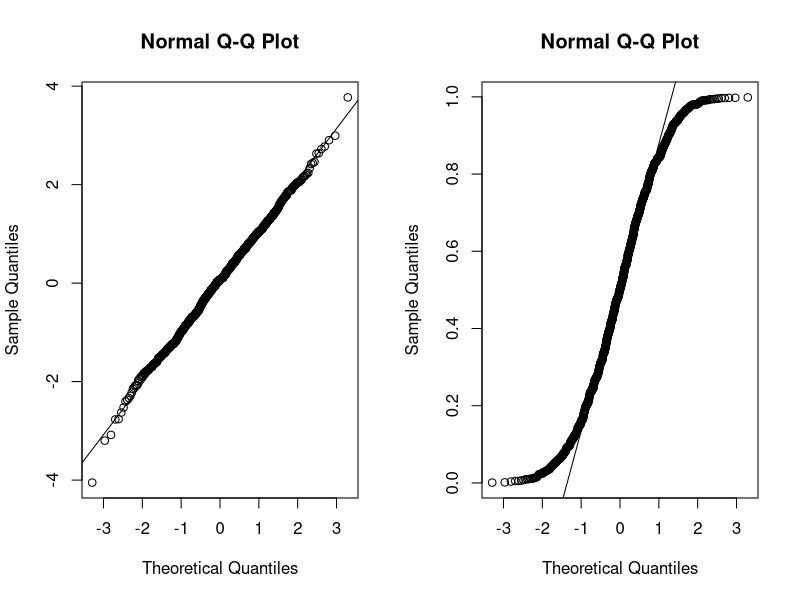
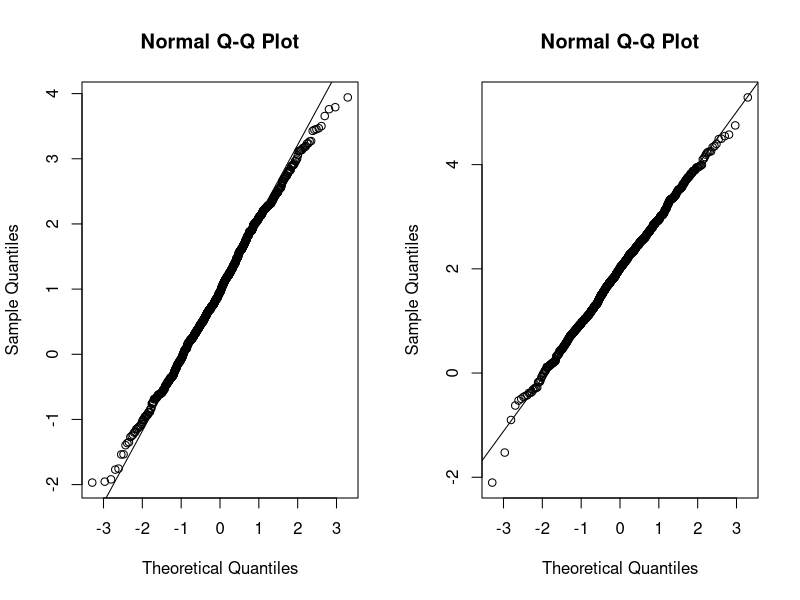
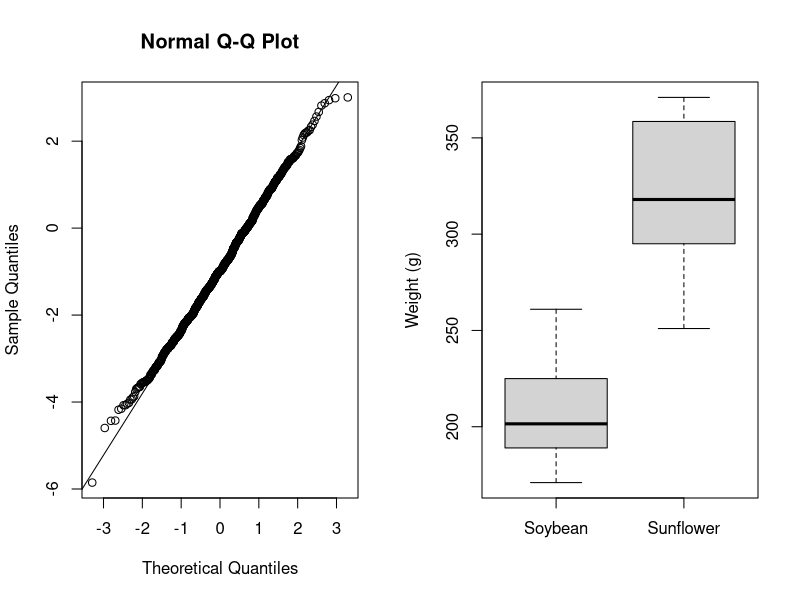
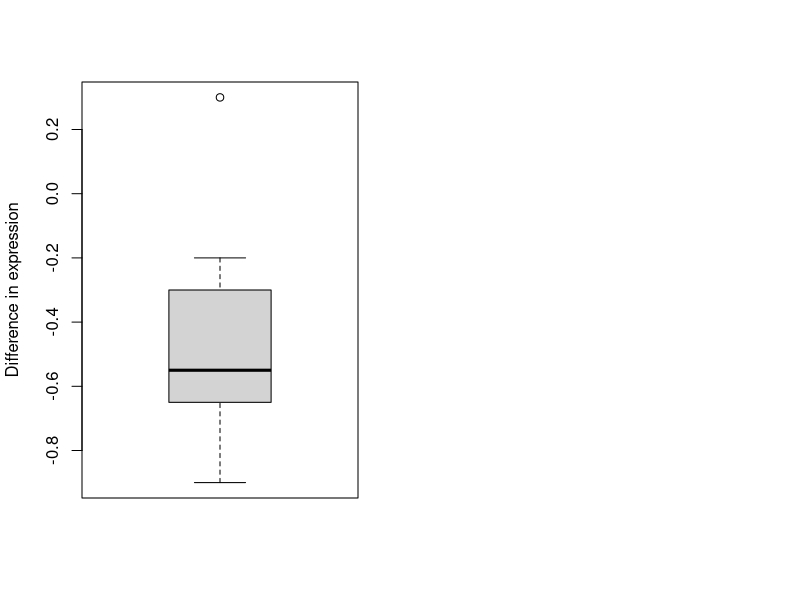

Here is the R script that generated these plots, in order:
## ---- chunk 1
true.first <- rep(c("Milk", "Tea"), each=4)
guess.first <- rep(c("Milk", "Tea", "Milk", "Tea"), c(3,1,1,3))
## ---- chunk 2
# Put some code here!
tea.data <- table(true.first, guess.first) ## ANSWER ##
tea.data ## ANSWER ##
## ---- chunk 3
# Put some code here!
f.out <- fisher.test(tea.data) ## ANSWER ##
f.out ## ANSWER ##
## ---- chunk 4
# Put some code here!
f.out$p.value # To get the p-value ## ANSWER ##
f.out$estimate # To get the odds ratio ## ANSWER ##
## ANSWER ##
# We can use t() to transpose the table: ## ANSWER ##
fisher.test(t(tea.data)) ## ANSWER ## 
## ---- chunk 5
true.first <- rep(c("Milk", "Tea", "Sugar"), each=6)
guess.first <- sample(c("Milk", "Tea", "Sugar"), 18, replace=TRUE)
tea.data.exp <- table(true.first, guess.first)
fisher.test(tea.data.exp) # What is this testing?
## ---- chunk 6
true.first <- rep(c("Milk", "Tea"), each=4*100)
guess.first <- sample(c("Milk", "Tea", "Milk", "Tea"), 800, replace=TRUE)
tea.data.more <- table(true.first, guess.first)
tea.data.more
## ---- chunk 7
# Put some code here!
fisher.test(tea.data.more) ## ANSWER ##
chisq.test(tea.data.more) ## ANSWER ##
## ---- chunk 8
# Put some code here!
fisher.test(tea.data) ## ANSWER ##
chisq.test(tea.data) ## ANSWER ##
## ---- chunk 9
true.first <- rep(c("Milk", "Tea", "Sugar"), each=600)
guess.first <- sample(c("Milk", "Tea", "Sugar"), 1800, replace=TRUE)
tea.data.exp.more <- table(true.first, guess.first)
# Put some code here!
try(fisher.test(tea.data.exp.more)) ## ANSWER ##
chisq.test(tea.data.exp.more) ## ANSWER ##
## ---- chunk 10
genotypes <- rep(c("AA", "Aa", "aa"), c(500, 600, 100))
# Put some code here!
# Create a table of genotypes:
genotab <- table(genotypes) ## ANSWER ##
# Create a vector of relative expected frequencies:
genoexp <- c(0.25, 0.5, 0.25)
chisq.test(genotab, p=genoexp) ## ANSWER ##
## ---- chunk 11
temp <- c(23, 23, 24, 25, 22, 24, 22)
## ---- chunk 12
# Put some code here!
t.out <- t.test(temp, mu=25) ## ANSWER ##
t.out ## ANSWER ##
## ---- chunk 13
# Put some code here!
t.out$p.value ## ANSWER ##
t.out$statistic ## ANSWER ##
## ---- chunk 14
# Put some code here!
t.test(temp, mu=25, alternative="greater") ## ANSWER ##
## ---- chunk 15
on.soy <- c(199, 171, 189, 225, 261, 204)
on.sun <- c(303, 363, 328, 371, 354, 287, 251, 308)
## ---- chunk 16
# Put some code here!
t.test(on.sun, on.soy) ## ANSWER ##
## ---- chunk 17
# Put some code here!
t.test(on.sun, on.soy, var.equal=TRUE) ## ANSWER ##
## ---- chunk 18
# Put some code here!
t.test(on.sun, on.soy, alternative="greater") ## ANSWER ##
# Note that 'greater' checks for "the first argument ('on.sun') > second ('on.soy')". ## ANSWER ##
## ---- chunk 19
                    #1   #2   #3   #4   #5   #6   #7   #8
healthy.exprs <- c(5.1, 3.2, 5.6, 2.1, 2.3, 4.8, 4.2, 3.8)
disease.exprs <- c(4.9, 2.6, 5.1, 2.4, 1.7, 3.9, 3.8, 3.1)
## ---- chunk 20
# Put some code here!
t.test(healthy.exprs, disease.exprs, paired=TRUE) ## ANSWER ##
## ---- chunk 21
data1 <- rnorm(1000)
data2 <- runif(1000)
# Put some code here!
par(mfrow=c(1,2)) ## ANSWER ##
qqnorm(data1) ## ANSWER ##
qqline(data1) ## ANSWER ##
qqnorm(data2) ## ANSWER ##
qqline(data2) ## ANSWER ##
## ---- chunk 22
g1 <- rnorm(1000, mean=1)
g2 <- rnorm(1000, mean=2)
# Put some code here!
par(mfrow=c(1,2)) ## ANSWER ##
qqnorm(g1) ## ANSWER ##
qqline(g1) ## ANSWER ##
qqnorm(g2) ## ANSWER ##
qqline(g2) ## ANSWER ##
## ---- chunk 23
disease <- rnorm(1000, mean=1)
healthy <- rnorm(1000, mean=2)
# Put some code here!
par(mfrow=c(1,2)) ## ANSWER ##
effect <- disease - healthy## ANSWER ##
qqnorm(effect)## ANSWER ##
qqline(effect) ## ANSWER ##
## ---- chunk 24
on.soy # Weights of chickens on soybean
on.sun # Weights of chickens on sunflower
## ---- chunk 25
# Put some code here!
wilcox.test(on.soy, on.sun) ## ANSWER ##
## ---- chunk 26
# Put some code here!
boxplot(list(Soybean=on.soy, Sunflower=on.sun), ylab="Weight (g)") ## ANSWER ##
## ---- chunk 27
healthy.exprs # Expression in healthy samples from each patient
disease.exprs # Expression in disease samples from each patient
## ---- chunk 28
# Put some code here!
wilcox.test(healthy.exprs, disease.exprs, paired=TRUE) ## ANSWER ##
## ---- chunk 29
# Put some code here!
boxplot(disease.exprs - healthy.exprs, ylab="Difference in expression") ## ANSWER ##
## ---- chunk 30
sessionInfo()
